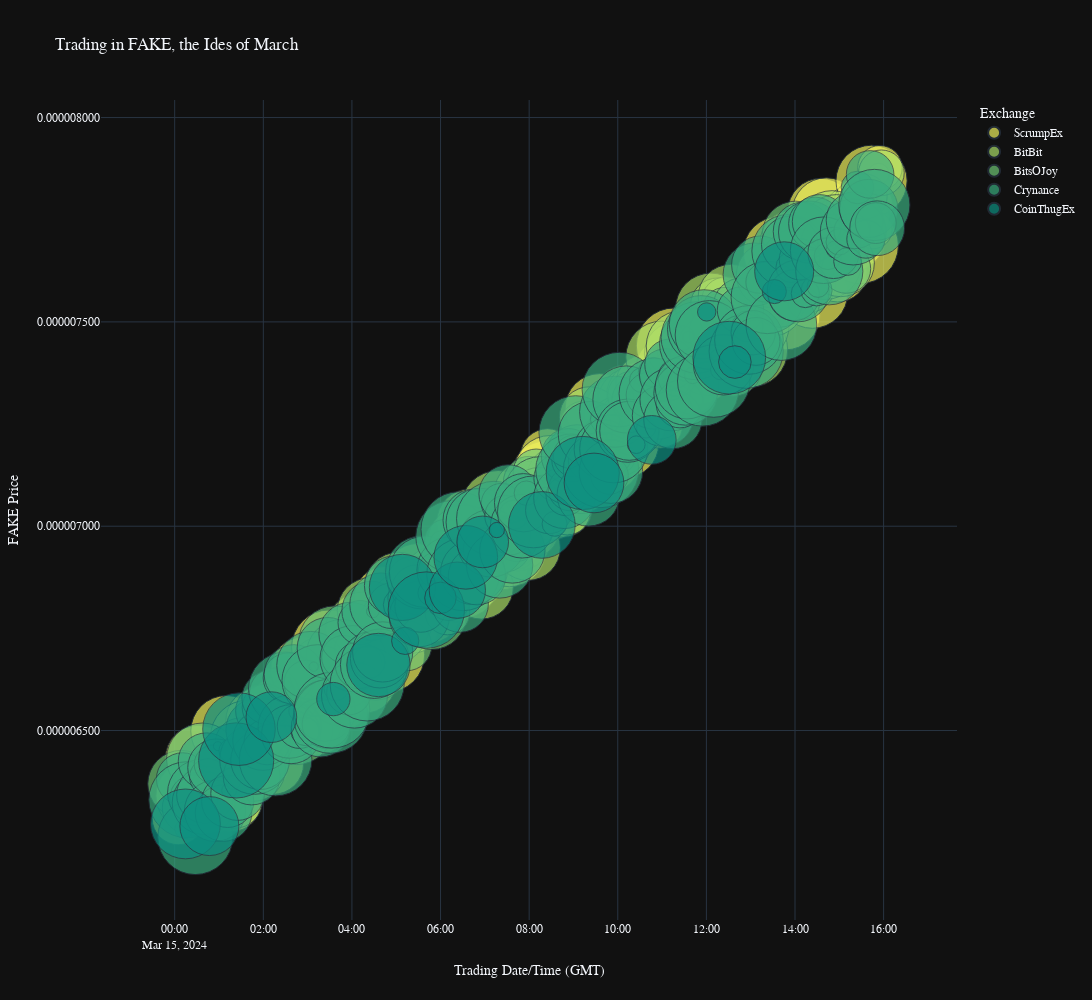

The cell this chart's notebook holds for it:
### Code cell
fig3 = px.scatter(
    df, x=df.index, y='price'
    , width=1200, height=1000
    , labels={
        'exchange_name': " Exchange"
        , 'datetime': " Trading Date/Time (GMT)"
        , 'price': " FAKE Price"
        , 'amount': " Amount (Tokens)"
    }
    , title="Trading in FAKE, the Ides of March"
    , color='exchange_name'
    , size='amount', size_max=54
    , hover_data={'amount': ':,'}     
    , color_discrete_sequence=px.colors.sequential.Aggrnyl_r
    , template='plotly_dark'
)

fig3.update_layout(
    yaxis_tickformat = '.9f'       
    , font_family="Menlo"
    , spikedistance=1
    , hoverdistance=1
)

fig3.update_xaxes(
    showspikes=True
    , spikecolor="green"
    , spikesnap="cursor"
    , spikemode="across"
)

fig3.update_yaxes(
    showspikes=True
    , spikecolor="gray"
    , spikethickness=2
)

fig3.show()
